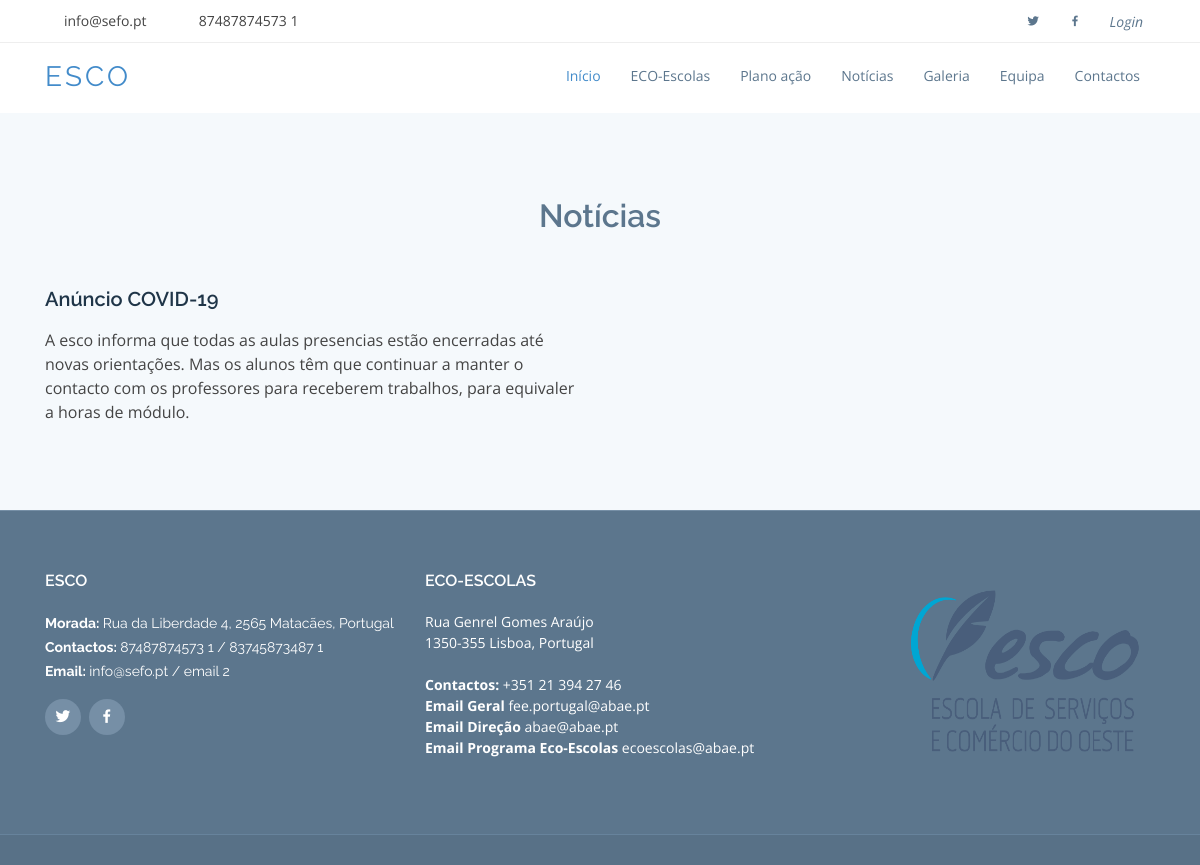
/noticias.php, run on the app's committed database.
### tables this page shows
CREATE TABLE `contactos` (
  `id` int(11) NOT NULL,
  `titulo` varchar(100) NOT NULL,
  `titulo_morada` varchar(100) NOT NULL,
  `texto_morada` text NOT NULL,
  `titulo_email` varchar(100) NOT NULL,
  `email_um` varchar(250) NOT NULL,
  `email_dois` varchar(250) NOT NULL,
  `titulo_contacto` varchar(100) NOT NULL,
  `contacto_um` varchar(250) NOT NULL,
  `contacto_dois` varchar(250) NOT NULL
);

CREATE TABLE `noticias` (
  `id` int(11) NOT NULL,
  `titulo` varchar(250) NOT NULL,
  `texto` text NOT NULL
);

### noticias.php (the view, shortened to what this page needs)
<!DOCTYPE html>
<html lang="en">
<head>
    <link href="assets/vendor/bootstrap/css/bootstrap.min.css" rel="stylesheet">
    <link href="assets/vendor/icofont/icofont.min.css" rel="stylesheet">
    <link href="assets/vendor/boxicons/css/boxicons.min.css" rel="stylesheet">
    <link href="assets/vendor/animate.css/animate.min.css" rel="stylesheet">
    <link href="assets/vendor/venobox/venobox.css" rel="stylesheet">
    <link href="assets/vendor/aos/aos.css" rel="stylesheet">
    <link href="assets/css/style.css" rel="stylesheet">
</head>
<body>
    <?php include_once('navbar.php');
          require_once('bd.php');
          $sql="SELECT * FROM noticias";
          $result = $conn->query($sql);
    ?>
    <main id="main">
        <section id="faq" class="faq section-bg">
            <div class="container">
            <br>
                <div class="section-title">
                    <h2>Notícias</h2>
                </div>
              <div class="row  d-flex align-items-stretch">
                <?php while ($row = $result->fetch_assoc()){ ?>
                    <div class="col-lg-6 faq-item"  data-aos="fade-up" data-aos-delay="100" style="word-wrap: break-word">
                        <h4><?php echo($row['titulo']);?>
                    </h4>
                    <p>
                        <?php echo($row['texto']);?>
                    </p>
                    </div>
                <?php }?>
              </div>
            </div>
        </section>
    </main>
    <?php include_once('rodape.php');?>
</body>
</html>

### navbar.php (shortened to what this page needs)
<!DOCTYPE html>
<html lang="en">
<head>
    <?php session_start();
          include_once('bd.php');
          $sql="SELECT * FROM contactos";
          $result = $conn->query($sql);
          $row = $result->fetch_assoc();
    ?>
</head>
<body>
    <section id="topbar" class="d-none d-lg-block">
        <div class="container clearfix">
            <div class="contact-info float-left">
                <i class="icofont-envelope"></i><a href="mailto:contact@example.com"><?php echo($row['email_um']);?></a>
                <i class="icofont-phone"></i> <?php echo($row['contacto_um']);?>
            </div>
            <div class="social-links float-right">
                <a href="https://twitter.com/ESCOTVedras" class="twitter"><i class="bx bxl-twitter"></i></a>
                <a href="https://www.facebook.com/ESCOTVedras/" class="facebook"><i class="bx bxl-facebook"></i></a>
                 <?php if(!isset($_SESSION['nomeuser'])){?>
                    <a href="login.php"><i>Login</i></a>
                 <?php } ?>
            </div>
        </div>
    </section>
    <header id="header">
        <div class="container">
            <div class="logo float-left">
                <a href="index.php">
                    <h1>ESCO</h1>
                </a>
            </div>
            <nav class="nav-menu float-right d-none d-lg-block">
                <ul>
                    <li class="active"><a href="index.php">Início</a></li>
                    <li><a href="index.php#about">ECO-Escolas</a></li>
                    <li><a href="planoacao.php#about">Plano ação</a></li>
                    <li><a href="noticias.php#faq">Notícias</a></li>
                    <li><a href="galeria.php#portefolio">Galeria</a></li>
                    <li><a href="equipa.php#team">Equipa</a></li>
                    <li><a href="contactos.php#contact">Contactos</a></li>
                </ul>
            </nav>
        </div>
    </header>
    </head>
    <body>
    </body>
</html>

### rodape.php (shortened to what this page needs)
<!DOCTYPE html>
<html lang="en">
<head>
</head>
<body>
    <?php
        include_once('bd.php');
        $sql="SELECT * FROM contactos";
        $result = $conn->query($sql);
        $row = $result->fetch_assoc();
    ?>
    <footer id="footer">
        <div class="footer-top">
            <div class="container">
                <div class="row">
                    <div class="col-lg-4 col-md-6 footer-info">
                        <h4>ESCO</h4>
                        <p>
                           <strong>Morada: </strong><?php echo($row['texto_morada']);?><br>
                            <strong>Contactos: </strong><?php echo($row['contacto_um'] . " / " . $row['contacto_dois']);?><br>
                            <strong>Email: </strong><?php echo($row['email_um'] . " / " . $row['email_dois']);?><br>
                        </p>
                        <div class="social-links mt-3">
                            <a href="https://twitter.com/ESCOTVedras" class="twitter"><i class="bx bxl-twitter"></i></a>
                            <a href="https://www.facebook.com/ESCOTVedras/" class="facebook"><i class="bx bxl-facebook"></i></a>
                        </div>
                    </div>
                    <div class="col-lg-5 col-md-6 footer-links">
                        <h4>ECO-ESCOLAS</h4>
                        <p>
                            Rua Genrel Gomes Araújo <br>
                            1350-355 Lisboa, Portugal <br><br>
                            <strong>Contactos: </strong> +351 21 394 27 46 <br>
                            <strong>Email Geral</strong> fee.portugal@abae.pt <br>
                            <strong>Email Direção</strong> abae@abae.pt <br>
                            <strong>Email Programa Eco-Escolas</strong> ecoescolas@abae.pt <br>
                        </p>
                    </div>
                    <div class="col-lg-3 col-md-6 footer-links">
                        <img src="assets/img/esco/esco logo.png" alt="" style="width:250px; height:200px;border:0;">
                    </div>
                </div>
            </div>
        </div>
    </footer>
</body>
</html>

### assets/css/style.css (style rules this page uses)
body { font-family: "Open Sans", sans-serif; color: #444; }
a { color: #428bca; }
h1, h2, h3, h4, h5, h6, .font-primary { font-family: "Raleway", sans-serif; }
#topbar { background: #fff; padding: 10px 0; border-bottom: 1px solid #eee; font-size: 14px; }
#topbar .contact-info a { line-height: 1; color: #444; transition: 0.3s; }
#topbar .contact-info i { color: #428bca; padding: 4px; }
#topbar .contact-info .icofont-phone { padding-left: 20px; margin-left: 10px; }
#topbar .social-links a { color: #5c768d; padding: 4px 12px; display: inline-block; line-height: 1px; transition: 0.3s; }
#header { height: 70px; transition: all 0.5s; transition: all 0.5s; padding: 10px 0; background: #fff; z-index: 997; }
#header .logo h1 { font-size: 28px; margin: 0; padding: 10px 0; line-height: 1; font-weight: 400; letter-spacing: 3px; text-transform: uppercase; }
.nav-menu, .nav-menu * { margin: 0; padding: 0; list-style: none; }
.nav-menu > ul > li { position: relative; white-space: nowrap; float: left; }
.nav-menu a { display: block; position: relative; color: #5c768d; padding: 12px 15px; transition: 0.3s; font-size: 14px; font-family: "Open Sans", sans-serif; }
.nav-menu a:hover, .nav-menu .active > a, .nav-menu li:hover > a { color: #428bca; text-decoration: none; }
.mobile-nav { position: fixed; top: 0; bottom: 0; z-index: 9999; overflow-y: auto; left: -260px; width: 260px; padding-top: 18px; background: #1f3548; transition: 0.4s; }
.mobile-nav * { margin: 0; padding: 0; list-style: none; }
.mobile-nav a { display: block; position: relative; color: #e3f0fc; padding: 10px 20px; font-weight: 500; }
.mobile-nav a:hover, .mobile-nav .active > a, .mobile-nav li:hover > a { color: #9eccf4; text-decoration: none; }
section { padding: 60px 0; }
.section-bg { background-color: #f5f9fc; }
.section-title { text-align: center; padding-bottom: 30px; }
.section-title h2 { font-size: 32px; font-weight: 600; margin-bottom: 20px; padding-bottom: 0; color: #5c768d; }
.faq { padding-bottom: 30px; }
.faq .faq-item { margin-bottom: 40px; }
.faq .faq-item h4 { font-size: 20px; line-height: 28px; font-weight: 600; margin-bottom: 15px; color: #1f3548; }
#footer { background: #587187; padding: 0 0 30px 0; color: #fff; font-size: 14px; }
#footer .footer-top { background: #5c768d; border-top: 1px solid #768fa6; border-bottom: 1px solid #67839c; padding: 60px 0 30px 0; }
#footer .footer-top .footer-info { margin-bottom: 30px; }
#footer .footer-top .footer-info p { font-size: 14px; line-height: 24px; margin-bottom: 0; font-family: "Raleway", sans-serif; color: #fff; }
#footer .footer-top .social-links a { font-size: 18px; display: inline-block; background: #768fa6; color: #fff; line-height: 1; padding: 8px 0; margin-right: 4px; border-radius: 50%; text-align: center; width: 36px; height: 36px; transition: 0.3s; }
#footer .footer-top h4 { font-size: 16px; font-weight: 600; color: #fff; position: relative; padding-bottom: 12px; }
#footer .footer-top .footer-links { margin-bottom: 30px; }

### data on the page
contactos: email_um "info@sefo.pt", contacto_um "87487874573 1", texto_morada "Rua da Liberdade 4, 2565 Matacães, Portugal", contacto_dois "83745873487 1", email_dois "email 2"
noticias: titulo "Anúncio COVID-19", texto "A esco informa que todas as aulas presencias estão encerradas até novas orientações. Mas os alunos têm que continuar a manter o contacto com os professores para receberem trabalhos, para equivaler a horas de módulo."
